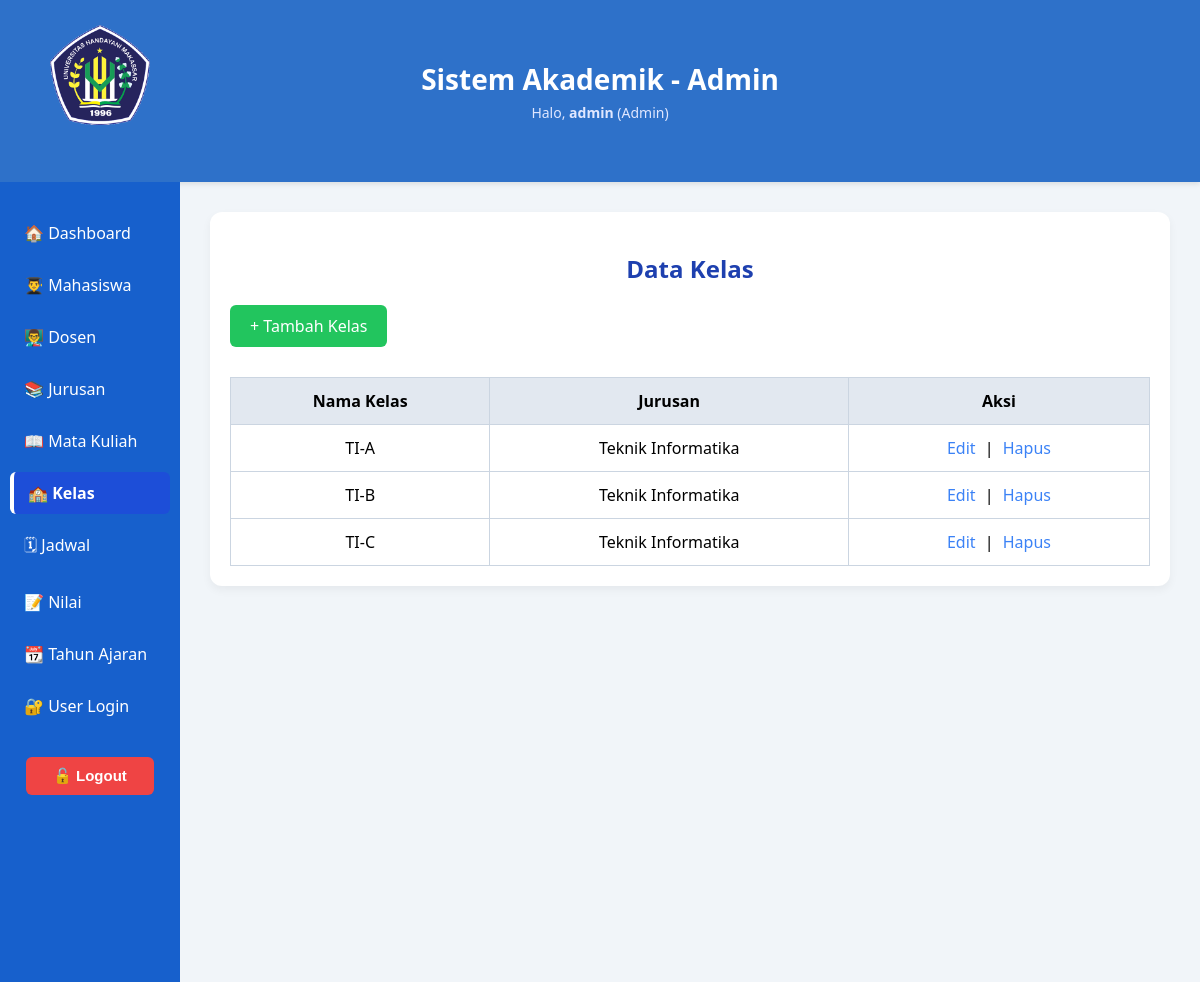
The app's page /dashboard/data_kelas.php (signed in) with its own data.
### tables this page shows
CREATE TABLE `kelas` (
  `id` int(11) NOT NULL,
  `nama_kelas` varchar(50) NOT NULL,
  `jurusan_id` int(11) NOT NULL
);

CREATE TABLE `jurusan` (
  `id` int(11) NOT NULL,
  `nama_jurusan` varchar(100) NOT NULL
);

### dashboard/data_kelas.php (the view, shortened to what this page needs)
<?php
include '../koneksi.php';
$query = mysqli_query($conn, "
  SELECT k.id, k.nama_kelas, j.nama_jurusan
  FROM kelas k
  JOIN jurusan j ON k.jurusan_id = j.id
  ORDER BY k.nama_kelas ASC
");
?>
<!DOCTYPE html>
<html lang="id">
<head>
  <link rel="stylesheet" href="../css/style.css">
  <link rel="stylesheet" href="../css/layout.css">
  <link rel="stylesheet" href="../css/dashboard.css">
</head>
<body>
  <header>
    <div class="header-left">
      <img src="../logo.png" class="logo-fixed" alt="Logo">
    </div>
    <div class="header-center">
      <h1>Sistem Akademik - Admin</h1>
      <p>Halo, <strong><?= $_SESSION['username'] ?></strong> (Admin)</p>
    </div>
  </header>
  <div class="main-content">
    <div class="sidebar">
      <a href="admin_dashboard.php">🏠 Dashboard</a>
      <a href="data_mahasiswa.php">👨‍🎓 Mahasiswa</a>
      <a href="data_dosen.php">👨‍🏫 Dosen</a>
      <a href="data_jurusan.php">📚 Jurusan</a>
      <a href="data_matakuliah.php">📖 Mata Kuliah</a>
      <a href="data_kelas.php" class="active">🏫 Kelas</a>
      <a href="data_jadwal.php">🗓 Jadwal</a>
      <a href="data_nilai.php">📝 Nilai</a>
      <a href="data_tahun_ajaran.php">📆 Tahun Ajaran</a>
      <a href="data_users.php">🔐 User Login</a>
      <form action="../logout.php" method="post" class="logout-form">
        <button type="submit" class="logout-button">🔓 Logout</button>
      </form>
    </div>
    <div class="page-wrapper">
      <div class="container">
        <h2 class="form-title">Data Kelas</h2>
        <a href="../penambahan/tambah_kelas.php" class="button">+ Tambah Kelas</a>
        <table>
          <thead>
            <tr>
              <th>Nama Kelas</th>
              <th>Jurusan</th>
              <th>Aksi</th>
            </tr>
          </thead>
          <tbody>
            <?php while ($row = mysqli_fetch_assoc($query)) { ?>
              <tr>
                <td><?= htmlspecialchars($row['nama_kelas']) ?></td>
                <td><?= htmlspecialchars($row['nama_jurusan']) ?></td>
                <td class="action-links">
                  <a href="../aksi/kelas/edit_kelas.php?id=<?= $row['id'] ?>">Edit</a> |
                  <a href="../aksi/kelas/hapus_kelas.php?id=<?= $row['id'] ?>" onclick="return confirm('Hapus kelas ini?')">Hapus</a>
                </td>
              </tr>
            <?php } ?>
          </tbody>
        </table>
      </div>
    </div>
  </div>
</body>
</html>

### css/style.css (style rules this page uses)
body { font-family: 'Segoe UI', sans-serif; background-color: #f1f5f9; margin: 0; padding: 0; }
a { text-decoration: none; color: inherit; }
header { display: flex; align-items: center; justify-content: center; background-color: #2e71c9; color: white; padding: 60px 20px; position: relative; box-shadow: 0 2px 5px rgba(0, 0, 0, 0.1); }
.header-left { position: absolute; top: 25px; left: 50px; display: flex; flex-direction: column; align-items: center; }
.logo-fixed { width: 90px; height: auto; border-radius: 8px; margin-bottom: 8px; }
.header-center { flex: 1; text-align: center; }
.header-center h1 { margin: 0; font-size: 28px; }
.header-center p { margin: 5px 0 0; font-size: 14px; color: #e0e7ff; }
.sidebar { width: 180px; background-color: #1760cc; padding: 30px 10px; display: flex; flex-direction: column; gap: 10px; height: 100vh; }
.sidebar a { color: white; padding: 10px 14px; text-decoration: none; font-weight: 500; border-radius: 6px; transition: background 0.3s; }
.sidebar a:hover, .sidebar a.active { background-color: #1d4ed8; font-weight: 600; border-left: 4px solid #ffffff; }
.main-content { display: flex; min-height: calc(100vh - 160px); }
.page-wrapper { flex: 1; padding: 30px; }
.container { max-width: 1000px; margin: 0 auto; padding: 20px; background-color: white; border-radius: 12px; box-shadow: 0 4px 10px rgba(0, 0, 0, 0.05); }
.form-title { font-size: 22px; text-align: center; margin-bottom: 20px; }
a.button, button.button { display: inline-block; margin-bottom: 15px; padding: 10px 20px; background-color: #22c55e; color: white; border-radius: 6px; text-decoration: none; transition: all 0.3s; border: none; cursor: pointer; }
table { width: 100%; border-collapse: collapse; margin-top: 15px; }
table thead { background-color: #e2e8f0; }
table th, table td { padding: 12px; border: 1px solid #cbd5e1; text-align: center; }
.action-links a { margin: 0 5px; text-decoration: none; color: #3b82f6; }
.logout-form { padding: 0 16px; margin-top: auto; }
.logout-button { width: 100%; background-color: #ef4444; color: white; padding: 10px 14px; border: none; border-radius: 6px; font-weight: bold; font-size: 15px; cursor: pointer; transition: all 0.3s ease; }

### css/layout.css (style rules this page uses)
header { display: flex; align-items: center; justify-content: center; background-color: #2e71c9; color: white; padding: 60px 20px; position: relative; box-shadow: 0 2px 5px rgba(0, 0, 0, 0.1); }
.header-left { position: absolute; top: 25px; left: 50px; display: flex; flex-direction: column; align-items: center; }
.logo-fixed { width: 100px; height: auto; border-radius: 8px; margin-bottom: 8px; }
.header-center { flex: 1; text-align: center; }
.header-center h1 { margin: 0; font-size: 28px; }
.header-center p { margin: 5px 0 0; font-size: 14px; color: #e0e7ff; }
.sidebar { display: flex; flex-direction: column; height: 100vh; padding: 30px 10px; background-color: #1760cc; gap: 10px; box-sizing: border-box; position: relative; }
.sidebar a { color: white; padding: 10px 14px; text-decoration: none; font-weight: 500; border-radius: 6px; transition: background 0.3s; }
.logout-form { margin-top: 20px; }
.logout-button { width: 100%; background-color: #ef4444; color: white; padding: 10px 14px; border: none; border-radius: 6px; font-weight: bold; font-size: 15px; cursor: pointer; transition: all 0.3s ease; }

### css/dashboard.css (style rules this page uses)
.container h2 { margin-bottom: 20px; font-size: 24px; color: #1e40af; }

### records on screen
kelas: nama_kelas "TI-A", jurusan.nama_jurusan "Teknik Informatika"
kelas: nama_kelas "TI-B", jurusan.nama_jurusan "Teknik Informatika"
kelas: nama_kelas "TI-C", jurusan.nama_jurusan "Teknik Informatika"

### other values on screen
$_SESSION['username'] "admin"
